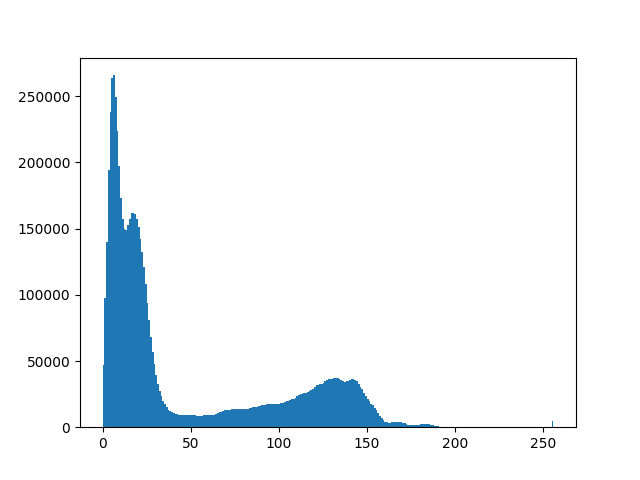
#> input picture hw2/results/originHist.png, 640 x 480 px
$ python index.py --input_path ../results/originHist.png
#> lines starting #> are read from the running program, lines starting #| are printed output that depends on the picture
from pathlib import Path
import argparse
import cv2
import matplotlib.pyplot as plt


def main(args):
    image = cv2.imread(str(args.input_path))
#> image is the input picture: shape (480, 640, 3); mean B, G, R 248.3, 245, 240.2
    gray = cv2.cvtColor(image, cv2.COLOR_BGR2GRAY)
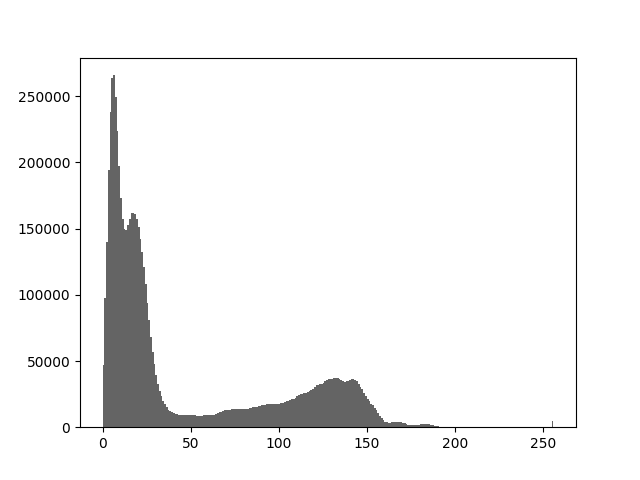
#> gray: shape (480, 640); min 0, max 255, mean 244
    eq = cv2.equalizeHist(gray)
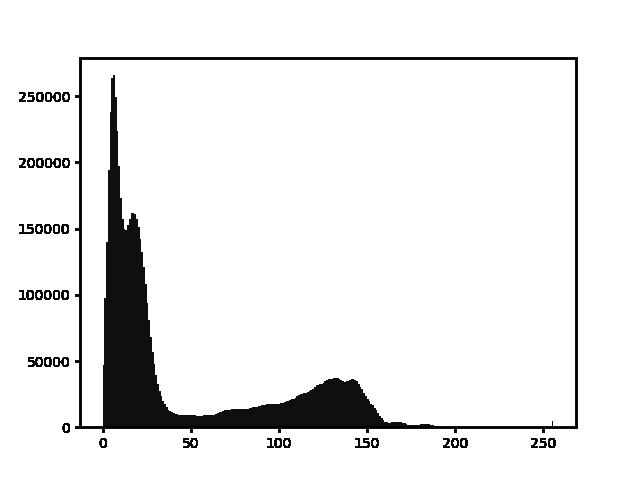
#> eq: shape (480, 640); min 0, max 255, mean 236.2
    cv2.imwrite(str(args.output_path / 'eqImage.png'), eq)
    # 畫出直方圖
    plt.hist(gray.ravel(), 256, [0, 256])
    plt.savefig(
        str(args.output_path / 'originHist.png'))
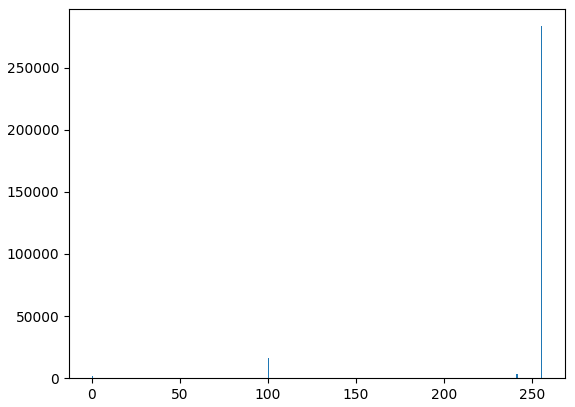
#> figure drawn by matplotlib, 1 panel; tallest bar 283312 high, from x = 255 to 256
    plt.clf()
    plt.hist(eq.ravel(), 256, [0, 256])
    plt.savefig(
        str(args.output_path / 'eqHist.png'))
#> figure, not shown here; tallest bar 283312 high, from x = 255 to 256


def parse_args():
    parser = argparse.ArgumentParser()

    parser.add_argument("--input_path", type=Path, default="../origin.png")
    parser.add_argument("--output_path", type=Path,
                        default="../results")

    args = parser.parse_args()
    return args


if __name__ == "__main__":
    args = parse_args()
    main(args)

$ run again, with group_20/code/CCPL/images/Fig. 2.jpg saved as hw2/results/originHist.png
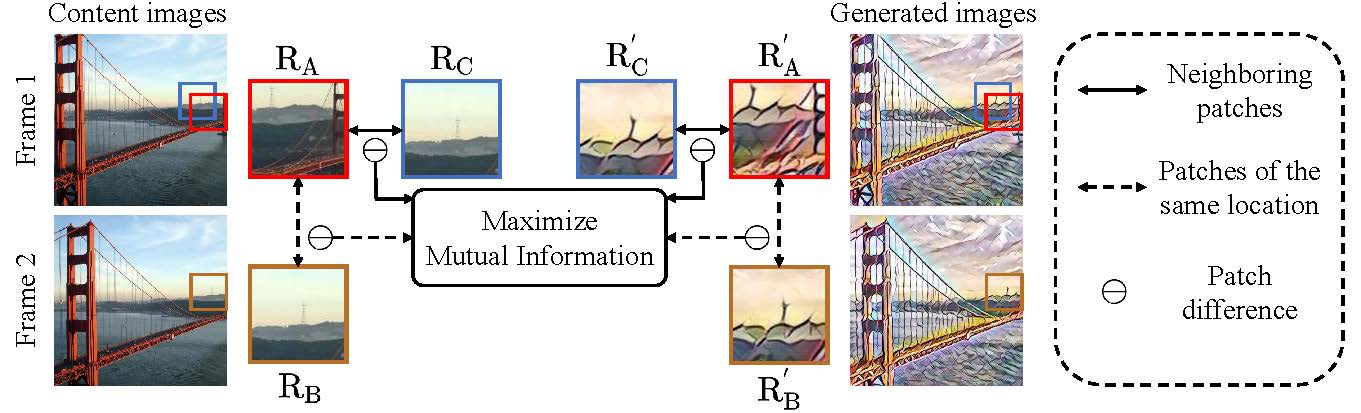
#> input picture group_20/code/CCPL/images/Fig. 2.jpg, 1361 x 413 px
#> in main, image is the input picture: shape (413, 1361, 3); mean B, G, R 211.4, 212.7, 216
#> in main, `eq = cv2.equalizeHist(gray)`:
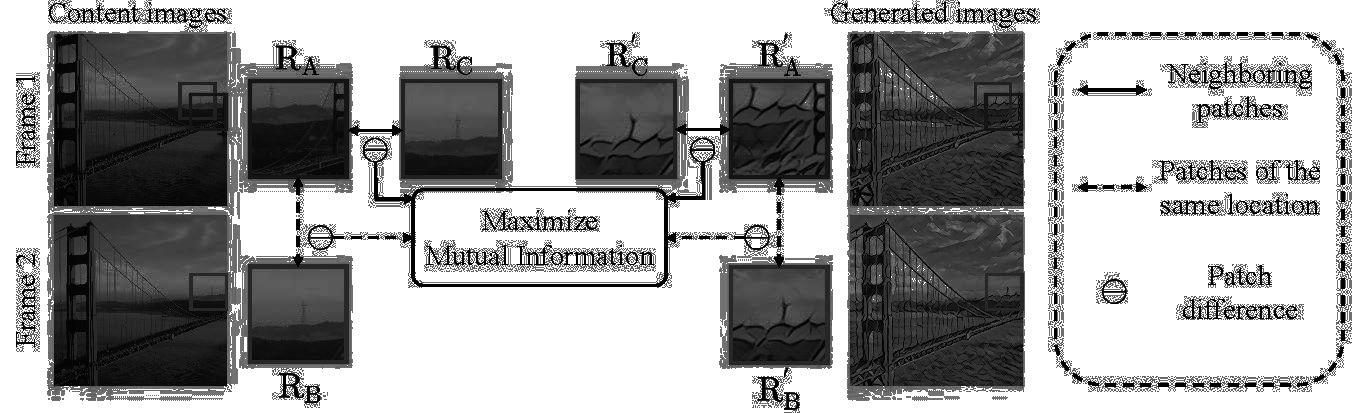
#> eq: shape (413, 1361); min 0, max 255, mean 164.3
#> in main, `plt.savefig( str(args.output_path / 'originHist.png'))`:
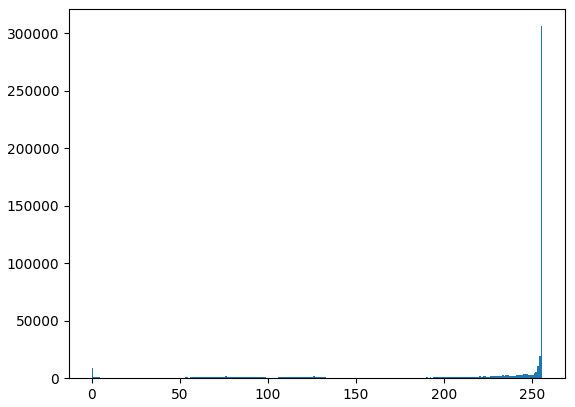
#> figure drawn by matplotlib, 1 panel; tallest bar 306299 high, from x = 255 to 256

$ run again, with group_20/code/CCPL/images/Fig. 3.jpg saved as hw2/results/originHist.png
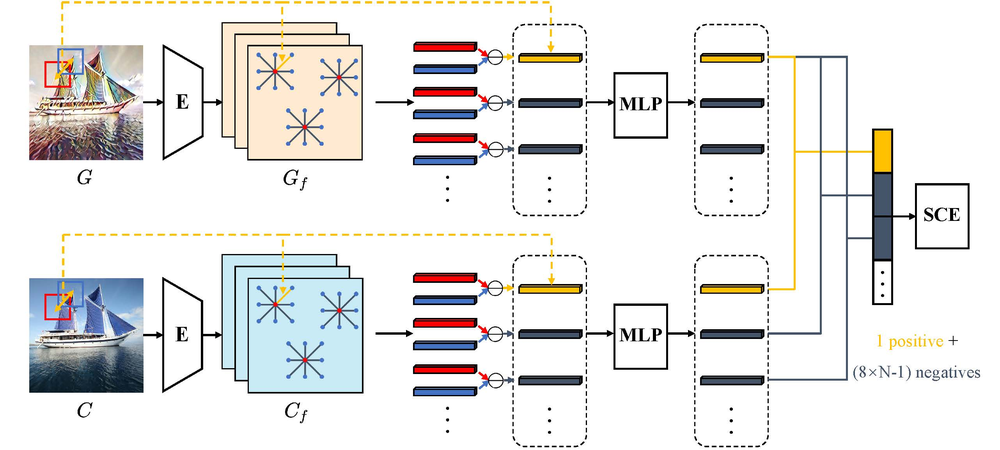
#> input picture group_20/code/CCPL/images/Fig. 3.jpg, 1000 x 450 px, shrunk from 2564 x 1155 before the run
#> in main, image is the input picture: shape (450, 1000, 3); mean B, G, R 230, 231.2, 231.9
#> in main, `eq = cv2.equalizeHist(gray)`:
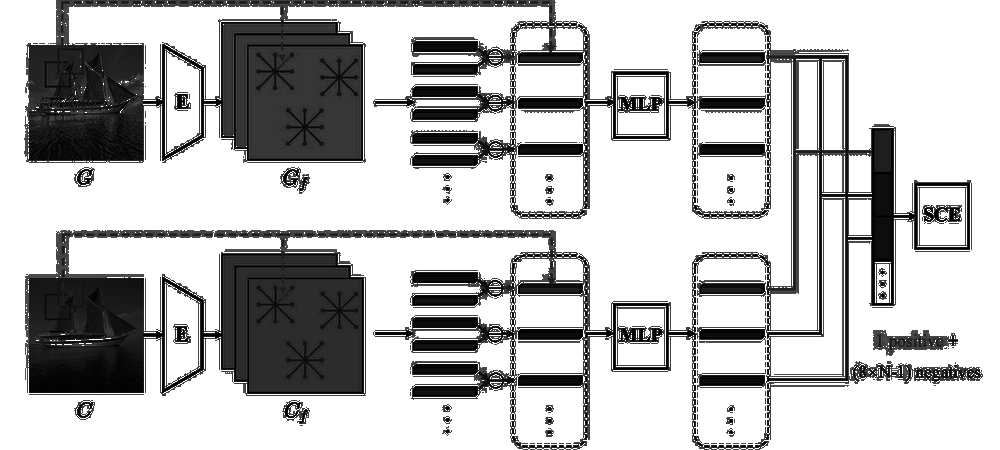
#> eq: shape (450, 1000); min 0, max 255, mean 188.7
#> in main, `plt.savefig( str(args.output_path / 'originHist.png'))`:
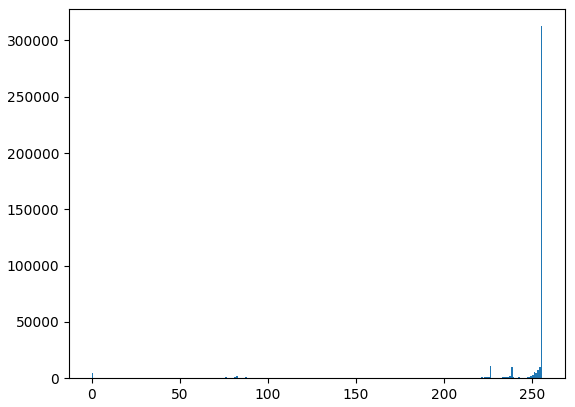
#> figure drawn by matplotlib, 1 panel; tallest bar 312638 high, from x = 255 to 256
